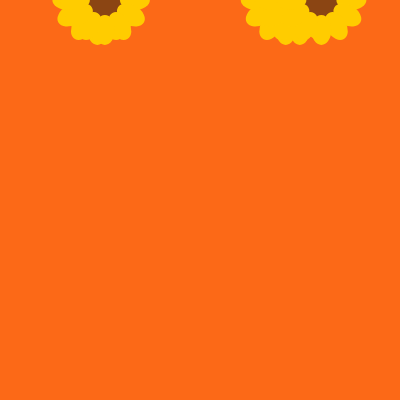
Frame 1 (no input)
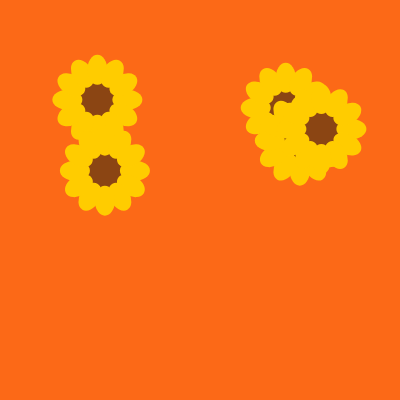
Frame 60 (no input)
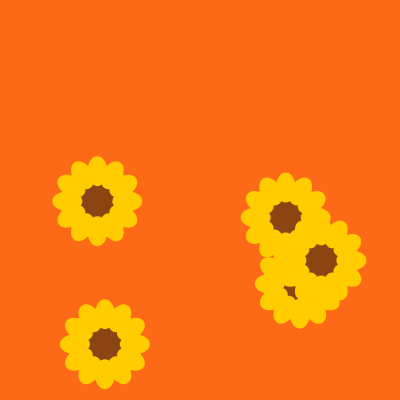
Frame 120 (the mouse pressed at the canvas centre since frame 60)

The p5.js sketch that drew these frames (run headless with seeded random() and noise() and a simulated clock; from frame 60 on, the mouse is pressed at the canvas centre):

// p5.js sketch
// ── sketch.js
let f1, f2, f3, f4, f5;

function setup() {
  createCanvas(400, 400);
  background(252,105,23);
  f1 = new Flower(random(width), 0)
  f2 = new Flower(random(width), 0)
  f3 = new Flower(random(width), 0)
  f4 = new Flower(random(width), 0)
  f5 = new Flower(random(width), 0)

}

function draw() {
  background(252,105,23);

  f1.display()
  f2.display()
  f3.display()
  f4.display()
  f5.display()



}

class Flower{
  constructor(x, y) {
    this.centerX = x;
    this.centerY =  y;
    this.speed = random(1, 5)
  }

  display() {
    // Flower center position
    noStroke();
    fill(139, 69, 19); // Brown color for the sunflower center
    ellipse(this.centerX, this.centerY, 40, 40);

    // Draw petals around the center with rotation
    fill(255, 204, 0); // Yellow color for petals
    let petalWidth = 30;
    let petalHeight = 20;
    let numPetals = 12;

    for (let i = 0; i < numPetals; i++) {
      push();
      translate(this.centerX, this.centerY);          // Move to flower center
      rotate(TWO_PI * i / numPetals);       // Rotate for each petal position
      ellipse(30, 0, petalWidth, petalHeight); // Draw petal at rotated position
      pop();
    }

    this.centerY = this.centerY + this.speed;
  }
}
